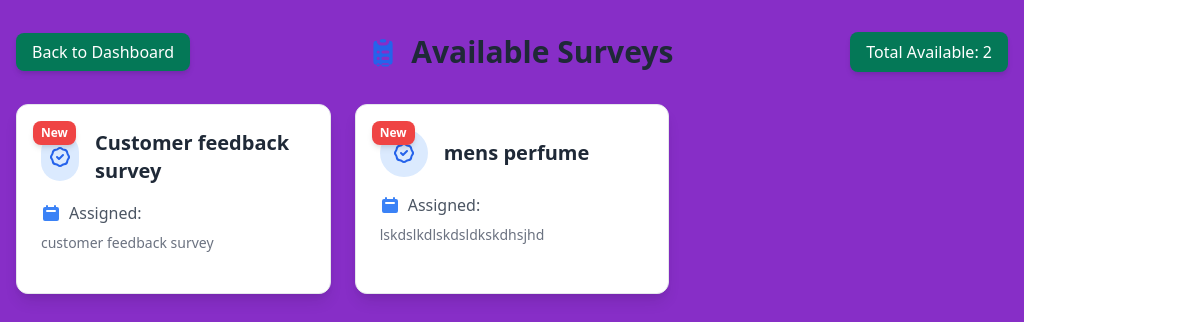
Page /respondent/survey_wall/ (signed in) on the committed database.
### surveys/models.py (models this page shows, shortened)
class Survey(models.Model):
    title = models.CharField(max_length=200)
    description = models.TextField(blank=True, null=True)
    user = models.ForeignKey(
        settings.AUTH_USER_MODEL,
        on_delete=models.CASCADE,
        related_name='surveys',
        null=True  # Allow existing surveys to remain
    )
    created_at = models.DateTimeField(auto_now_add=True)
    updated_at = models.DateTimeField(auto_now=True)
    unique_link = models.CharField(max_length=16, unique=True, blank=True)
    external_link = models.CharField(max_length=16, unique=True, blank=True, null=True)
    max_external_responses = models.PositiveIntegerField(null=True, blank=True)
    external_response_count = models.PositiveIntegerField(default=0)
    is_active = models.BooleanField(default=True)  # New field to track survey activation status
    expiry_datetime = models.DateTimeField(null=True, blank=True)
    is_expired = models.BooleanField(default=False)
    points = models.IntegerField(default=0)

### respondent_app/views.py (the view)
# urls.py: path('survey_wall/', survey_wall, name='survey_wall'),
@login_required
def survey_wall(request):
    surveys = Survey.objects.all()
    taken_surveys = Response.objects.filter(user=request.user)
    expired_taken_ids = taken_surveys.filter(
        submitted_at__lt=now() - timedelta(hours=48)
    ).values_list('survey_id', flat=True)
    all_taken_ids = taken_surveys.values_list('survey_id', flat=True)
    new_survey_ids = surveys.exclude(id__in=all_taken_ids).values_list('id', flat=True)
    valid_surveys = surveys.exclude(id__in=expired_taken_ids)
    context = {
        'surveys': valid_surveys,
        'new_survey_ids': list(new_survey_ids),
    }
    return render(request, 'respondent_app/surveywall.html', context)

### templates/respondent_app/surveywall.html (shortened to what this page needs)
{% extends 'respondent_app/base.html' %}
{% block content %}
<div class="container mx-auto px-4 py-8 min-h-screen" style="background-color: #872ec7;">
    <div class="max-w-7xl mx-auto">
        <div class="flex justify-between items-center mb-8">
            <div>
                <a href="{% url 'respondent_app:dashboard' %}" class="bg-green-700 text-white px-4 py-2 rounded-lg shadow-md hover:bg-gray-800 transition duration-300">Back to Dashboard</a>
            </div>
            <h1 class="text-3xl font-extrabold text-gray-800 flex items-center">
                Available Surveys
            </h1>
            <div class="bg-green-700 text-white px-4 py-2 rounded-lg shadow-md hover:bg-green-600 transition duration-300">
                Total Available: {{ surveys.count }}
            </div>
        </div>
        {% if surveys %}
        <div class="grid grid-cols-1 md:grid-cols-2 lg:grid-cols-3 gap-6">
            {% for survey in surveys %}
            <div class="bg-white border border-gray-200 rounded-xl shadow-lg hover:shadow-xl transition-all duration-300 transform hover:-translate-y-2 overflow-hidden">
                <div class="p-6 relative group">
                    {% if survey.id in new_survey_ids %}
                        <div class="absolute top-4 left-4 bg-red-500 text-white text-xs font-bold px-2 py-1 rounded-lg shadow-md">
                            New
                        </div>
                    {% endif %}
                    <div class="flex items-center mb-4">
                        <div class="w-12 h-12 rounded-full bg-blue-100 flex items-center justify-center mr-4">
                        </div>
                        <h2 class="text-xl font-bold text-gray-800">{{ survey.title }}</h2>
                    </div>
                    <div class="space-y-2 text-gray-600 mb-4">
                        <p class="flex items-center">
                            Assigned: {{ survey.assigned_at|date:"d M Y, h:i A" }}
                        </p>
                        <p class="flex items-center text-sm text-gray-500">
                            {{ survey.description }}
                        </p>
                    </div>
                </div>
            </div>
        {% endfor %}
        </div>
        {% else %}
        <div class="bg-white border border-gray-200 rounded-xl shadow-lg p-12 text-center">
            <h2 class="text-2xl font-bold text-gray-600 mb-4">No Available Surveys</h2>
            <p class="text-gray-500">Check back later for new survey opportunities.</p>
        </div>
        {% endif %}
    </div>
</div>
{% endblock %}

### rows in the picture
Survey: shows "New", title "Customer feedback survey", description "customer feedback survey"
Survey: shows "New", title "mens perfume", description "lskdslkdlskdsldkskdhsjhd"

### other values in the picture
{{ surveys.count }} "2"
